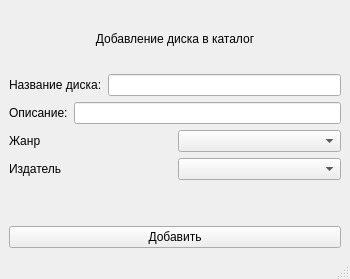
<?xml version="1.0" encoding="UTF-8"?>
<ui version="4.0">
 <class>MainWindow</class>
 <widget class="QMainWindow" name="MainWindow">
  <property name="geometry">
   <rect>
    <x>0</x>
    <y>0</y>
    <width>350</width>
    <height>279</height>
   </rect>
  </property>
  <property name="maximumSize">
   <size>
    <width>350</width>
    <height>280</height>
   </size>
  </property>
  <property name="windowTitle">
   <string>MainWindow</string>
  </property>
  <widget class="QWidget" name="centralwidget">
   <layout class="QVBoxLayout" name="verticalLayout_2">
    <item>
     <layout class="QVBoxLayout" name="verticalLayout" stretch="1,1,1,0,0,0,1">
      <item>
       <widget class="QLabel" name="label">
        <property name="text">
         <string>Добавление диска в каталог</string>
        </property>
        <property name="alignment">
         <set>Qt::AlignCenter</set>
        </property>
       </widget>
      </item>
      <item>
       <layout class="QHBoxLayout" name="horizontalLayout">
        <item>
         <widget class="QLabel" name="label_2">
          <property name="text">
           <string>Название диска:</string>
          </property>
         </widget>
        </item>
        <item>
         <widget class="QLineEdit" name="cd_name"/>
        </item>
       </layout>
      </item>
      <item>
       <layout class="QHBoxLayout" name="horizontalLayout_2">
        <item>
         <widget class="QLabel" name="label_3">
          <property name="text">
           <string>Описание:</string>
          </property>
         </widget>
        </item>
        <item>
         <widget class="QLineEdit" name="cd_descript"/>
        </item>
       </layout>
      </item>
      <item>
       <layout class="QHBoxLayout" name="horizontalLayout_3">
        <item>
         <widget class="QLabel" name="label_4">
          <property name="text">
           <string>Жанр</string>
          </property>
         </widget>
        </item>
        <item>
         <widget class="QComboBox" name="id_genre"/>
        </item>
       </layout>
      </item>
      <item>
       <layout class="QHBoxLayout" name="horizontalLayout_4">
        <item>
         <widget class="QLabel" name="label_5">
          <property name="text">
           <string>Издатель</string>
          </property>
         </widget>
        </item>
        <item>
         <widget class="QComboBox" name="id_publisher"/>
        </item>
       </layout>
      </item>
      <item>
       <spacer name="verticalSpacer">
        <property name="orientation">
         <enum>Qt::Vertical</enum>
        </property>
        <property name="sizeHint" stdset="0">
         <size>
          <width>20</width>
          <height>40</height>
         </size>
        </property>
       </spacer>
      </item>
      <item>
       <widget class="QPushButton" name="btn_enter">
        <property name="text">
         <string>Добавить</string>
        </property>
       </widget>
      </item>
     </layout>
    </item>
   </layout>
  </widget>
  <widget class="QMenuBar" name="menubar">
   <property name="geometry">
    <rect>
     <x>0</x>
     <y>0</y>
     <width>350</width>
     <height>26</height>
    </rect>
   </property>
  </widget>
  <widget class="QStatusBar" name="statusbar"/>
 </widget>
 <resources/>
 <connections/>
</ui>
